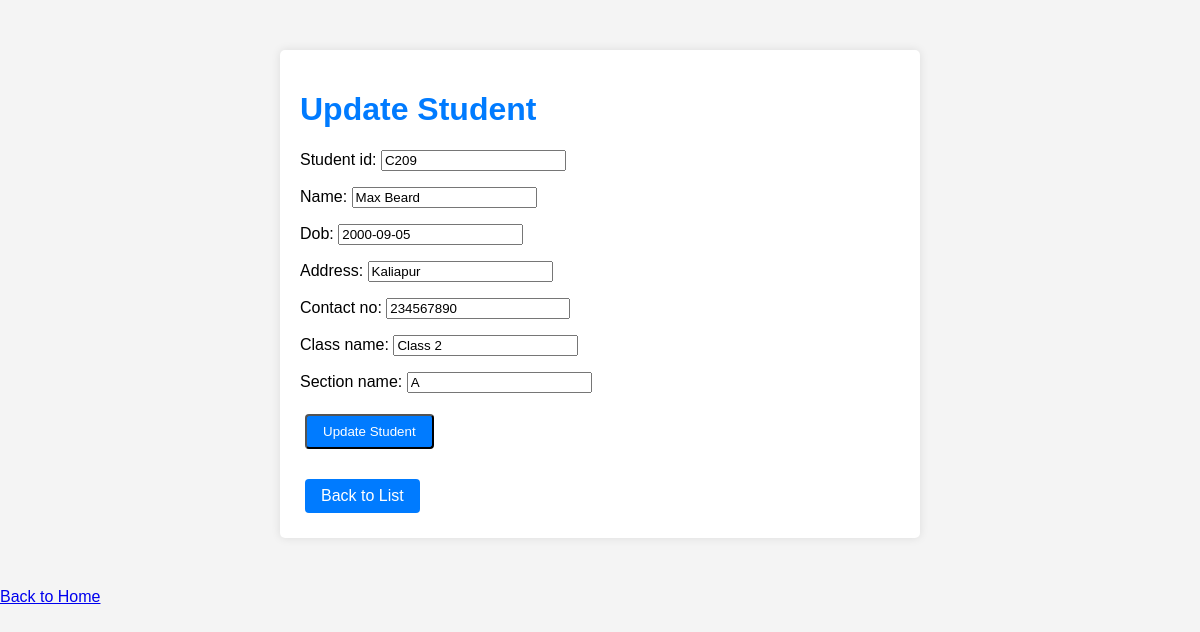
Page /students/student_update/C209 on the committed database.
### students/models.py (models this page shows, shortened)
class Student(models.Model):
    student_id=models.CharField(max_length=5, primary_key=True)
    name=models.CharField(max_length=50)
    dob=models.DateField()
    address=models.CharField(max_length=50)
    contact_no=models.PositiveBigIntegerField()
    class_name=models.CharField(max_length=10)
    section_name=models.CharField(max_length=100)

### students/views.py (the view)
# urls.py: path('student_update/<str:student_id>', views.update_student, name='update_student'),
def update_student(request, student_id):
    student = get_object_or_404(Student, student_id=student_id)
    val_check=student.student_id
    if request.method == 'POST':
        form = StudentForm(request.POST, instance=student)
        if form.is_valid():
            student_id_check=form.cleaned_data['student_id']
            class_name=form.cleaned_data['class_name']
            section_name=form.cleaned_data['section_name']
            class_n=get_object_or_404(Classes,class_name=class_name)
            section=get_object_or_404(Section,class_name=class_name,section_name=section_name)
            class_val=class_n.class_name
            section_val=section.section_name
            if class_name!=class_val and section_name!=section_val:
                return HttpResponse("Such Class and Section not found To Update")
            if val_check != student_id_check:
                print("Check Condition")
                return HttpResponse("<h1>Update of Id not allowed. Create a new one with Specified Id")
            form.save()
            return redirect('list_student')
    else:
        form = StudentForm(instance=student)
    return render(request, 'update_student.html', {'form': form, 'student': student})

### students/forms.py
class StudentForm(forms.ModelForm):
    class Meta:
        model= Student
        fields='__all__'

### templates/update_student.html (shortened to what this page needs)
<!DOCTYPE html>
<html lang="en">
<head>
</head>
<body>
  <div class="container">
    <h1>Update Student</h1>
    <form method="post" class="student-form">
      {{ form.as_p }}
      <button type="submit" class="btn">Update Student</button>
    </form>
    <a href="{% url 'list_student' %}" class="btn">Back to List</a>
  </div>
  <a href="{% url 'class_list' %}" class="button">Back to Home</a>
</body>
</html>

### templates/update_student.html (style rules this page uses)
body { font-family: 'Arial', sans-serif; background-color: #f4f4f4; margin: 0; padding: 0; }
.container { max-width: 600px; margin: 50px auto; background-color: #fff; padding: 20px; border-radius: 5px; box-shadow: 0 0 10px rgba(0, 0, 0, 0.1); }
h1 { color: #007bff; }
.student-form { margin-bottom: 20px; }
.btn { display: inline-block; padding: 8px 16px; margin: 5px; text-decoration: none; color: #fff; background-color: #007bff; border-radius: 4px; transition: background-color 0.3s; }

### rows in the picture
Student: student_id "C209", name "Max Beard", dob "2000-09-05", address "Kaliapur", contact_no "234567890", class_name "Class 2", section_name "A"
